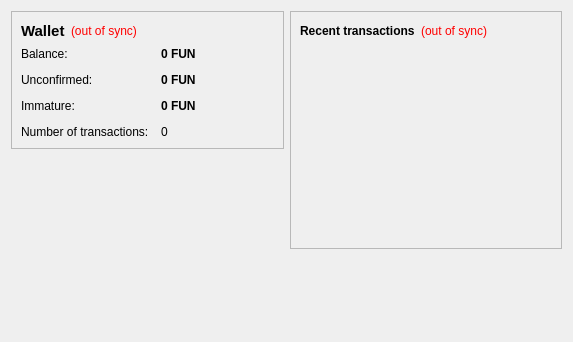
<?xml version="1.0" encoding="UTF-8"?>
<ui version="4.0">
 <class>OverviewPage</class>
 <widget class="QWidget" name="OverviewPage">
  <property name="geometry">
   <rect>
    <x>0</x>
    <y>0</y>
    <width>573</width>
    <height>342</height>
   </rect>
  </property>
  <property name="windowTitle">
   <string>Form</string>
  </property>
  <layout class="QHBoxLayout" name="horizontalLayout" stretch="1,1">
   <item>
    <layout class="QVBoxLayout" name="verticalLayout_2">
     <item>
      <widget class="QFrame" name="frame">
       <property name="frameShape">
        <enum>QFrame::StyledPanel</enum>
       </property>
       <property name="frameShadow">
        <enum>QFrame::Raised</enum>
       </property>
       <layout class="QVBoxLayout" name="verticalLayout_4">
        <item>
         <layout class="QHBoxLayout" name="horizontalLayout_4">
          <item>
           <widget class="QLabel" name="label_5">
            <property name="font">
             <font>
              <pointsize>11</pointsize>
              <weight>75</weight>
              <bold>true</bold>
             </font>
            </property>
            <property name="text">
             <string>Wallet</string>
            </property>
           </widget>
          </item>
          <item>
           <widget class="QLabel" name="labelWalletStatus">
            <property name="toolTip">
             <string>The displayed information may be out of date. Your wallet automatically synchronizes with the Funcoin network after a connection is established, but this process has not completed yet.</string>
            </property>
            <property name="styleSheet">
             <string notr="true">QLabel { color: red; }</string>
            </property>
            <property name="text">
             <string notr="true">(out of sync)</string>
            </property>
            <property name="alignment">
             <set>Qt::AlignLeading|Qt::AlignLeft|Qt::AlignVCenter</set>
            </property>
           </widget>
          </item>
          <item>
           <spacer name="horizontalSpacer_2">
            <property name="orientation">
             <enum>Qt::Horizontal</enum>
            </property>
            <property name="sizeHint" stdset="0">
             <size>
              <width>40</width>
              <height>20</height>
             </size>
            </property>
           </spacer>
          </item>
         </layout>
        </item>
        <item>
         <layout class="QFormLayout" name="formLayout_2">
          <property name="fieldGrowthPolicy">
           <enum>QFormLayout::AllNonFixedFieldsGrow</enum>
          </property>
          <property name="horizontalSpacing">
           <number>12</number>
          </property>
          <property name="verticalSpacing">
           <number>12</number>
          </property>
          <item row="0" column="0">
           <widget class="QLabel" name="label">
            <property name="text">
             <string>Balance:</string>
            </property>
           </widget>
          </item>
          <item row="0" column="1">
           <widget class="QLabel" name="labelBalance">
            <property name="font">
             <font>
              <weight>75</weight>
              <bold>true</bold>
             </font>
            </property>
            <property name="cursor">
             <cursorShape>IBeamCursor</cursorShape>
            </property>
            <property name="toolTip">
             <string>Your current balance</string>
            </property>
            <property name="text">
             <string notr="true">0 FUN</string>
            </property>
            <property name="textInteractionFlags">
             <set>Qt::LinksAccessibleByMouse|Qt::TextSelectableByKeyboard|Qt::TextSelectableByMouse</set>
            </property>
           </widget>
          </item>
          <item row="1" column="0">
           <widget class="QLabel" name="label_3">
            <property name="text">
             <string>Unconfirmed:</string>
            </property>
           </widget>
          </item>
          <item row="1" column="1">
           <widget class="QLabel" name="labelUnconfirmed">
            <property name="font">
             <font>
              <weight>75</weight>
              <bold>true</bold>
             </font>
            </property>
            <property name="cursor">
             <cursorShape>IBeamCursor</cursorShape>
            </property>
            <property name="toolTip">
             <string>Total of transactions that have yet to be confirmed, and do not yet count toward the current balance</string>
            </property>
            <property name="text">
             <string notr="true">0 FUN</string>
            </property>
            <property name="textInteractionFlags">
             <set>Qt::LinksAccessibleByMouse|Qt::TextSelectableByKeyboard|Qt::TextSelectableByMouse</set>
            </property>
           </widget>
          </item>
          <item row="3" column="0">
           <widget class="QLabel" name="label_2">
            <property name="text">
             <string>Number of transactions:</string>
            </property>
           </widget>
          </item>
          <item row="3" column="1">
           <widget class="QLabel" name="labelNumTransactions">
            <property name="toolTip">
             <string>Total number of transactions in wallet</string>
            </property>
            <property name="text">
             <string notr="true">0</string>
            </property>
           </widget>
          </item>
          <item row="2" column="0">
           <widget class="QLabel" name="labelImmatureText">
            <property name="text">
             <string>Immature:</string>
            </property>
           </widget>
          </item>
          <item row="2" column="1">
           <widget class="QLabel" name="labelImmature">
            <property name="font">
             <font>
              <weight>75</weight>
              <bold>true</bold>
             </font>
            </property>
            <property name="toolTip">
             <string>Mined balance that has not yet matured</string>
            </property>
            <property name="text">
             <string notr="true">0 FUN</string>
            </property>
            <property name="textInteractionFlags">
             <set>Qt::LinksAccessibleByMouse|Qt::TextSelectableByKeyboard|Qt::TextSelectableByMouse</set>
            </property>
           </widget>
          </item>
         </layout>
        </item>
       </layout>
      </widget>
     </item>
     <item>
      <spacer name="verticalSpacer">
       <property name="orientation">
        <enum>Qt::Vertical</enum>
       </property>
       <property name="sizeHint" stdset="0">
        <size>
         <width>20</width>
         <height>40</height>
        </size>
       </property>
      </spacer>
     </item>
    </layout>
   </item>
   <item>
    <layout class="QVBoxLayout" name="verticalLayout_3">
     <item>
      <widget class="QFrame" name="frame_2">
       <property name="frameShape">
        <enum>QFrame::StyledPanel</enum>
       </property>
       <property name="frameShadow">
        <enum>QFrame::Raised</enum>
       </property>
       <layout class="QVBoxLayout" name="verticalLayout">
        <item>
         <layout class="QHBoxLayout" name="horizontalLayout_2">
          <item>
           <widget class="QLabel" name="label_4">
            <property name="text">
             <string>&lt;b&gt;Recent transactions&lt;/b&gt;</string>
            </property>
           </widget>
          </item>
          <item>
           <widget class="QLabel" name="labelTransactionsStatus">
            <property name="toolTip">
             <string>The displayed information may be out of date. Your wallet automatically synchronizes with the Funcoin network after a connection is established, but this process has not completed yet.</string>
            </property>
            <property name="styleSheet">
             <string notr="true">QLabel { color: red; }</string>
            </property>
            <property name="text">
             <string notr="true">(out of sync)</string>
            </property>
            <property name="alignment">
             <set>Qt::AlignRight|Qt::AlignTrailing|Qt::AlignVCenter</set>
            </property>
           </widget>
          </item>
          <item>
           <spacer name="horizontalSpacer">
            <property name="orientation">
             <enum>Qt::Horizontal</enum>
            </property>
            <property name="sizeHint" stdset="0">
             <size>
              <width>40</width>
              <height>20</height>
             </size>
            </property>
           </spacer>
          </item>
         </layout>
        </item>
        <item>
         <widget class="QListView" name="listTransactions">
          <property name="styleSheet">
           <string notr="true">QListView { background: transparent; }</string>
          </property>
          <property name="frameShape">
           <enum>QFrame::NoFrame</enum>
          </property>
          <property name="verticalScrollBarPolicy">
           <enum>Qt::ScrollBarAlwaysOff</enum>
          </property>
          <property name="horizontalScrollBarPolicy">
           <enum>Qt::ScrollBarAlwaysOff</enum>
          </property>
          <property name="selectionMode">
           <enum>QAbstractItemView::NoSelection</enum>
          </property>
         </widget>
        </item>
       </layout>
      </widget>
     </item>
     <item>
      <spacer name="verticalSpacer_2">
       <property name="orientation">
        <enum>Qt::Vertical</enum>
       </property>
       <property name="sizeHint" stdset="0">
        <size>
         <width>20</width>
         <height>40</height>
        </size>
       </property>
      </spacer>
     </item>
    </layout>
   </item>
  </layout>
 </widget>
 <resources/>
 <connections/>
</ui>
